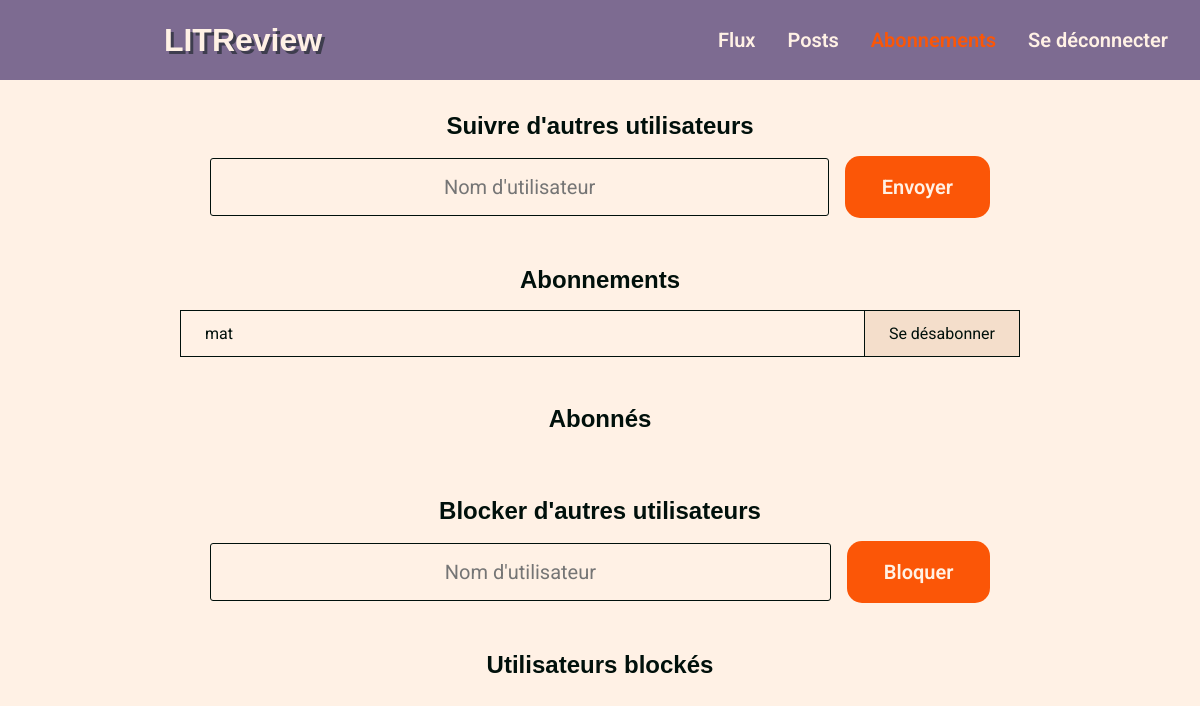
/subscription/follow/ (signed in), run on an earlier commit of the app's database.
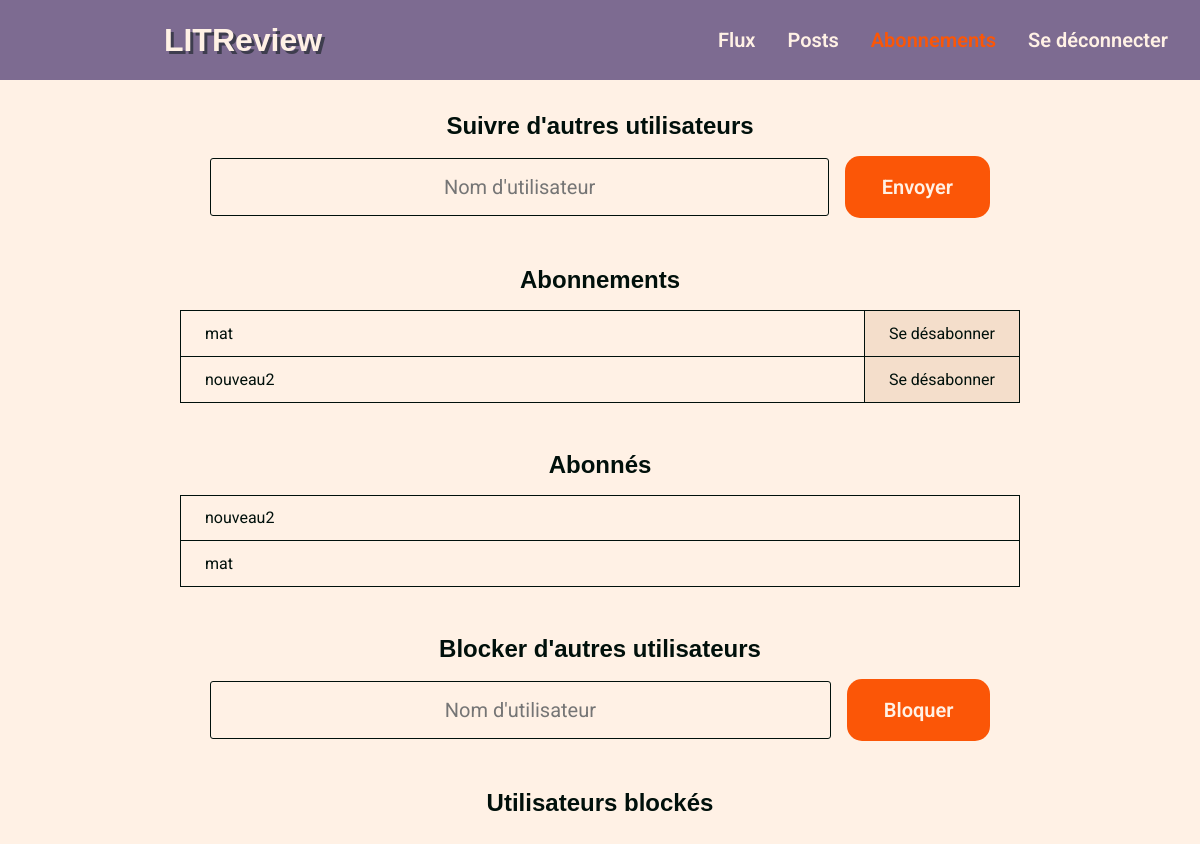
And on a later commit of the database.
### litrevu/models.py (models this page shows)
class UserFollows(models.Model):
    user = models.ForeignKey(to=settings.AUTH_USER_MODEL,
                             on_delete=models.CASCADE,
                             related_name='following')
    followed_user = models.ForeignKey(to=settings.AUTH_USER_MODEL,
                                      on_delete=models.CASCADE,
                                      related_name='followed_by')
    class Meta:
        unique_together = ('user', 'followed_user',)

### myauth/models.py (models this page shows)
class User(AbstractUser):
    pass

### litrevu/views.py (the view, shortened to what this page needs)
# urls.py: path('subscription/follow/', litrevu.views.FollowView.as_view(), name='follow'),
class FollowView(BaseRelationView):
    """
    View for creating a relation of follower/followed between two users
    """

### litrevu/forms.py
class UserFollowsForm(forms.Form):
    username = forms.CharField(
        max_length=128,
        label='',
        widget=forms.TextInput(attrs={'placeholder': "Nom d'utilisateur",
                                      'class': 'newRelationBlock__input'}),
    )

class UserBlocksForm(forms.Form):
    username = forms.CharField(
        max_length=128,
        label='',
        widget=forms.TextInput(attrs={'placeholder': "Nom d'utilisateur",
                                      'class': 'newRelationBlock__input'}),
    )

### litrevu/views.py (called while the page is built)
    def get_context_data(self, request, follow_form=None, block_form=None):
        followed = models.UserFollows.objects.filter(user=request.user).select_related('followed_user')
        following = models.UserFollows.objects.filter(followed_user=request.user).select_related('user')
        blocked = models.UserBlocks.objects.filter(user=request.user).select_related('blocked_user')
        if not follow_form:
            follow_form = self.form_class_follow()
        if not block_form:
            block_form = self.form_class_block()
        return {
            'followed': followed,
            'following': following,
            'blocked': blocked,
            'follow_form': follow_form,
            'block_form': block_form
        }

    def get(self, request):
        context = self.get_context_data(request)
        return render(request, self.template_name, context=context)

### templates/litrevu/subscription.html (shortened to what this page needs)
{% extends 'base.html' %}
{% block content %}
    <div class="subscriptionPage">
        <div class="newRelationBlock">
            <h2 class="newRelationBlock__title">Suivre d'autres utilisateurs</h2>
            <form method="POST" action="{% url 'follow' %}" class="newRelationBlock__form">
                {{ follow_form.as_p }}
                <button name="follow_submit" type="submit" role="button" class="newRelationBlock__button">Envoyer</button>
            </form>
        </div>
        <div class="relationBlock">
            <h2 class="relationBlock__title">Abonnements</h2>
            <table class="relationBlock__table">
            {% for follow in followed %}
                <tr class="relationBlock__tr">
                    <td class="relationBlock__td">
                        {{ follow.followed_user.username }}
                    </td>
                    <td class="relationBlock__td relationBlock__td--button">
                        <form method="post"
                              action="{% url 'follow_delete' follow.id %}"
                              class="relationBlock__form">
                            <button name="follow_delete_submit"
                                    role="button"
                                    type="submit"
                                    class="relationBlock__button">
                            Se désabonner
                            </button>
                        </form>
                    </td>
                </tr>
            {% endfor %}
            </table>
        </div>
        <div class="relationBlock">
            <h2 class="relationBlock__title">Abonnés</h2>
            <table class="relationBlock__table">
            {% for follow in following %}
                <tr class="relationBlock__tr">
                    <td class="relationBlock__td">
                        {{ follow.user.username }}
                    </td>
                </tr>
            {% endfor %}
            </table>
        </div>
        <div class="newRelationBlock">
            <h2 class="newRelationBlock__title">Blocker d'autres utilisateurs</h2>
            <form method="POST" action="{% url 'block' %}"  class="newRelationBlock__form">
                {{ block_form.as_p }}
                <button name="block_submit" type="submit" role="button" class="newRelationBlock__button">Bloquer</button>
            </form>
        </div>
        <div class="relationBlock">
            <h2 class="relationBlock__title">Utilisateurs blockés</h2>
        </div>
    </div>
{% endblock content %}

### templates/base.html (shortened to what this page needs)
{% load static %}
<!DOCTYPE html>
<html lang="en">
    <head>
        <link rel="stylesheet" href="{% static 'css/style.css' %}">
    </head>
    <body>
        <nav class="navbar">
            <h1 onclick="location.href='{% url 'home' %}'" class="navbar__title">LITReview</h1>
            {% if user.is_authenticated %}
                <ul class="navbar__list">
                    <li class="navbar__li"><a href="{% url 'home' %}" class="navbar__link {% if request.path == '/home/' %}navbar__active{% endif %}">Flux</a></li>
                    <li class="navbar__li"><a href="{% url 'posts' %}" class="navbar__link {% if request.path == '/posts/' %}navbar__active{% endif %} ">Posts</a></li>
                    <li class="navbar__li"><a href="{% url 'follow' %}" class="navbar__link {% if '/subscription/' in request.path %}navbar__active{% endif %} ">Abonnements</a></li>
                    <li class="navbar__li"><a href="{% url 'logout' %}" class="navbar__link">Se déconnecter</a></li>
                </ul>
            {% endif %}
        </nav>
        {% block content %}{% endblock content %}
    </body>
</html>

### mystatic/css/style.css (style rules this page uses)
html { overflow-y: scroll; }
* { margin: 0; padding: 0; box-sizing: border-box; }
body, a, button { font-family: "Roboto", sans-serif; }
body { display: flex; flex-direction: column; width: 100%; align-items: center; justify-content: center; background-color: #FFF1E5; color: #00100B; }
h1, h2, h3, h4, h5, h6 { font-family: "Poppins", sans-serif; }
.navbar { padding: 0 2rem; display: flex; align-items: center; justify-content: space-between; background: #7D6B91; height: 5rem; position: relative; width: 100%; color: #00100B; }
.navbar__title { font-weight: bold; font-size: 32px; line-height: 5rem; color: #FFF1E5; text-shadow: rgba(0, 16, 11, 0.5) 3px 3px; flex-grow: 1; text-align: center; cursor: pointer; }
.navbar__list { display: flex; list-style-type: none; align-items: center; gap: 2rem; flex-grow: 1; justify-content: flex-end; }
.navbar__li { transition: transform 100ms; padding: 2px 0; }
.navbar__link { text-decoration: none; color: #FFF1E5; font-weight: 600; font-size: 20px; }
.navbar__link:hover, .navbar__active { color: #FB5607; }
.subscriptionPage { display: flex; flex-direction: column; justify-content: center; align-items: center; gap: 3rem; padding: 2rem 0; width: 100%; }
.subscriptionPage .newRelationBlock { display: flex; flex-direction: column; justify-content: center; align-items: stretch; gap: 1rem; min-width: 65%; }
.subscriptionPage .newRelationBlock__title { text-align: center; }
.subscriptionPage .newRelationBlock__form { display: flex; flex-direction: row; justify-content: center; align-items: center; gap: 1rem; }
.subscriptionPage .newRelationBlock__form p { flex: 1; }
.subscriptionPage .newRelationBlock__input { all: unset; padding: 1rem 2rem; border: 1px solid #00100B; border-radius: 3px; font-size: 20px; box-sizing: border-box; width: 100%; text-align: center; }
.subscriptionPage .newRelationBlock__button { appearance: none; background-color: #FB5607; border: transparent; border-radius: 15px; color: #FFF1E5; cursor: pointer; display: inline-block; font-size: 20px; font-weight: 600; line-height: normal; margin: 0; min-height: 3rem; min-width: 0; outline: none; padding: 1.2rem 2.3rem; text-align: center; text-decoration: none; transition: all 300ms cubic-bezier(0.23, 1, 0.32, 1); user-select: none; -webkit-user-select: none; touch-action: manipulation; will-change: transform; }
.subscriptionPage .relationBlock { display: flex; flex-direction: column; justify-content: center; align-items: stretch; gap: 1rem; min-width: 70%; }
.subscriptionPage .relationBlock__title { text-align: center; }
.subscriptionPage .relationBlock__table { width: 100%; border-collapse: collapse; border: 1px solid #00100B; }
.subscriptionPage .relationBlock__form { height: 100%; display: flex; align-items: center; justify-content: center; margin: 0; }
.subscriptionPage .relationBlock__td { padding: 0.8rem 1.5rem; text-align: left; vertical-align: middle; border: 1px solid #00100B; font-size: 16px; }
.subscriptionPage .relationBlock__td--button { width: 15%; white-space: nowrap; background-color: #F4DECB; color: #00100B; cursor: pointer; transition: all 0.3s ease; }
.subscriptionPage .relationBlock__button { font-size: inherit; color: inherit; background-color: transparent; border: inherit; cursor: pointer; text-align: center; }

What changed in the data, as far as the page shows it:
added UserFollows: followed_user.username "nouveau2", shown under "Abonnements"
added UserFollows: user.username "nouveau2", shown under "Abonnés"
added UserFollows: user.username "mat", shown under "Abonnés"
